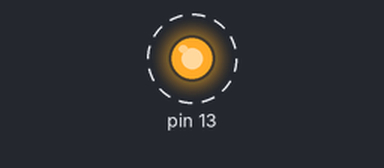
Recording of a sketch running on a simulated Arduino Uno, built with avr-gcc and run on an emulated ATmega328P. Parts: output pins drawn as LEDs (lit = HIGH). Dashed ring = blinking.

Above: at 0.1 s.
Timing chart, 0 to 3.0 s (numbered marks = the images above):
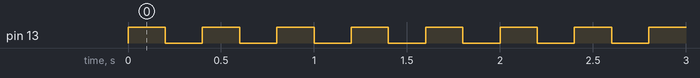

Measured:
- by itself, pin 13: alternates HIGH for 0.20 s and LOW for 0.20 s

The sketch:

sketch_jul16a.ino
```cpp
void setup() {
 pinMode(13,OUTPUT);
}

void loop() {
  // put your main code here, to run repeatedly:
digitalWrite(13,1);
delay(200);
digitalWrite(13,0);
delay(200);
}
```
